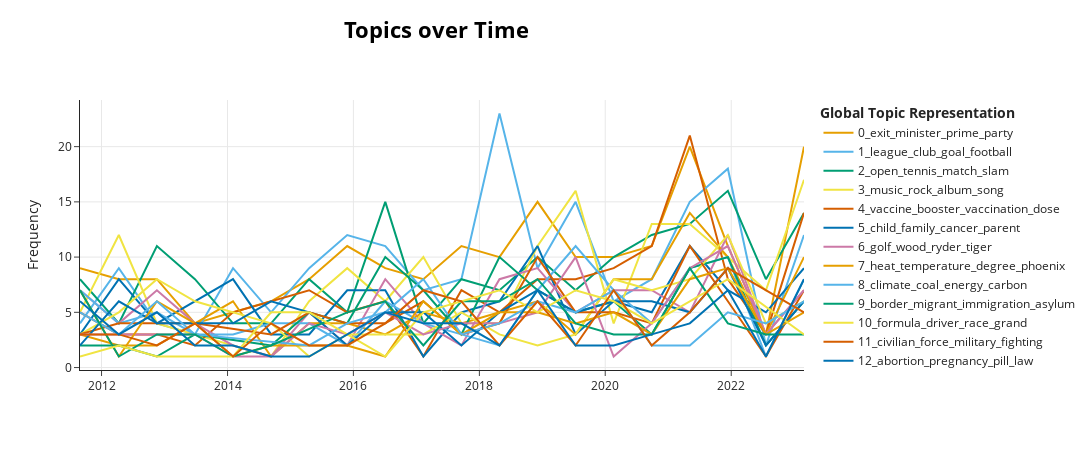

Notebook code cell kept with this figure:
### Markdown cell above
Plot Topics over time

Condition

(The trained dataset need date column) (Better)

(When apply to a new dataset (got date column), the trained saved model index need match with the new dataset)

For example, used 1000 rows data to train bertopic model, but apply the model into a new 1500 row data, it wont work, index must be same

### Code cell
import pandas as pd
import joblib

df = pd.read_csv('cnn_news_articles_final_cleaned.csv')
df = df.sample(n=9570, random_state=42)

df['date published'] = pd.to_datetime(df['date published'])  

# extract timestamps and texts
timestamps = df['date published'].tolist()
texts = df['text'].tolist()

bertopic_model = joblib.load('berTopic.pkl')
print('BERTopic model loaded')

topics_over_time = bertopic_model.topics_over_time(docs=texts, 
                                                    timestamps=timestamps, 
                                                    nr_bins=20)

topics_over_time = bertopic_model.topics_over_time(docs=texts, 
                                                    timestamps=timestamps, 
                                                    nr_bins=20,
                                                    global_tuning=True, 
                                                    evolution_tuning=True)

bertopic_model.visualize_topics_over_time(topics_over_time, top_n_topics=20)
